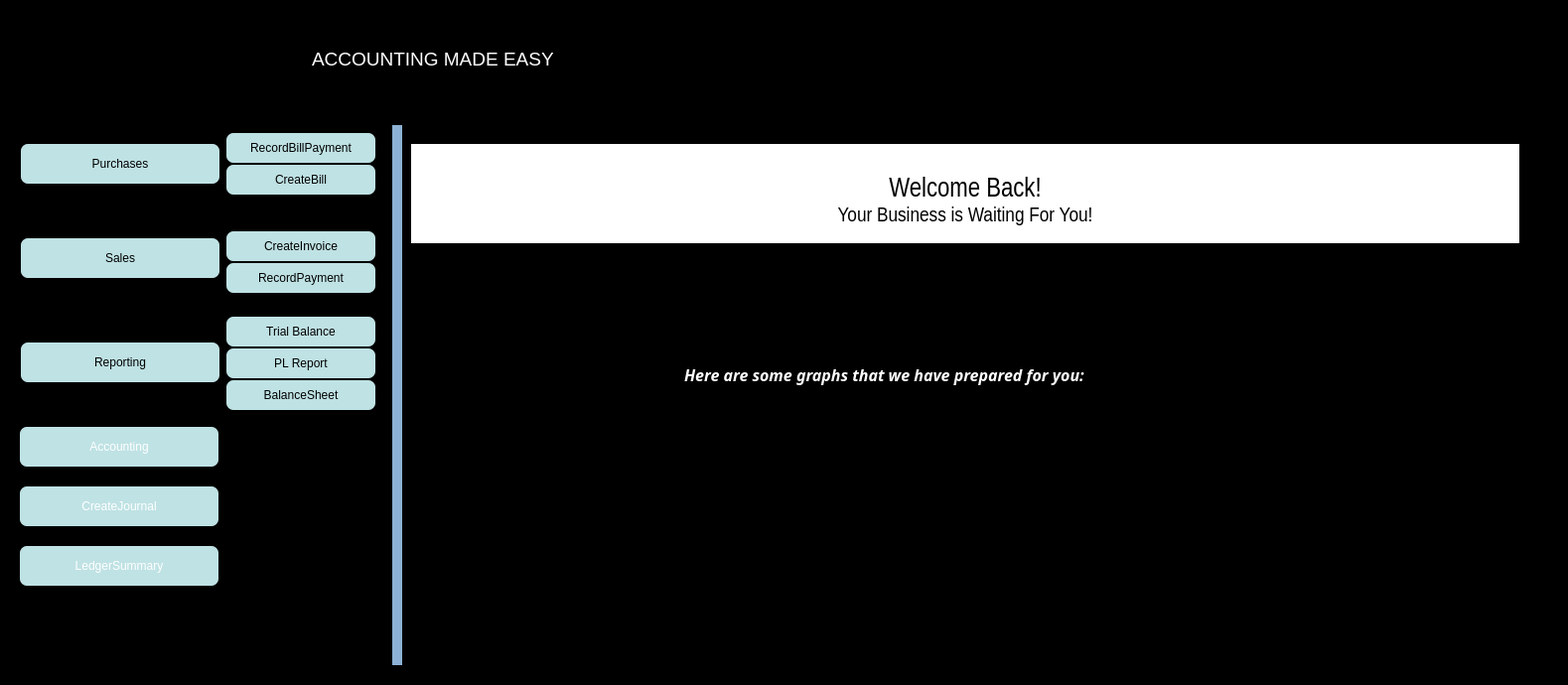
<?xml version="1.0" encoding="UTF-8"?>
<ui version="4.0">
 <class>MainWindow</class>
 <widget class="QMainWindow" name="MainWindow">
  <property name="geometry">
   <rect>
    <x>0</x>
    <y>0</y>
    <width>1579</width>
    <height>690</height>
   </rect>
  </property>
  <property name="windowTitle">
   <string>MainWindow</string>
  </property>
  <property name="autoFillBackground">
   <bool>false</bool>
  </property>
  <property name="styleSheet">
   <string notr="true"> background-color:black;


</string>
  </property>
  <widget class="QWidget" name="centralwidget">
   <property name="styleSheet">
    <string notr="true"/>
   </property>
   <layout class="QGridLayout" name="gridLayout_3">
    <item row="0" column="0">
     <widget class="QFrame" name="Container">
      <property name="minimumSize">
       <size>
        <width>0</width>
        <height>100</height>
       </size>
      </property>
      <property name="styleSheet">
       <string notr="true">QPushButton{
	background-color:rgb(191, 226, 228);;
	color:black;
	border-radius:7px;
}</string>
      </property>
      <property name="frameShape">
       <enum>QFrame::StyledPanel</enum>
      </property>
      <property name="frameShadow">
       <enum>QFrame::Raised</enum>
      </property>
      <layout class="QVBoxLayout" name="verticalLayout">
       <item>
        <widget class="QFrame" name="UpperLogoBar">
         <property name="minimumSize">
          <size>
           <width>0</width>
           <height>100</height>
          </size>
         </property>
         <property name="styleSheet">
          <string notr="true"/>
         </property>
         <property name="frameShape">
          <enum>QFrame::StyledPanel</enum>
         </property>
         <property name="frameShadow">
          <enum>QFrame::Raised</enum>
         </property>
         <widget class="QLabel" name="AppLogo">
          <property name="geometry">
           <rect>
            <x>10</x>
            <y>10</y>
            <width>300</width>
            <height>80</height>
           </rect>
          </property>
          <property name="minimumSize">
           <size>
            <width>300</width>
            <height>0</height>
           </size>
          </property>
          <property name="maximumSize">
           <size>
            <width>300</width>
            <height>16777215</height>
           </size>
          </property>
          <property name="text">
           <string/>
          </property>
          <property name="pixmap">
           <pixmap resource="Resources.qrc">:/images/AppLogo.png</pixmap>
          </property>
         </widget>
         <widget class="QTextEdit" name="Motto">
          <property name="geometry">
           <rect>
            <x>290</x>
            <y>10</y>
            <width>914</width>
            <height>80</height>
           </rect>
          </property>
          <property name="cursor" stdset="0">
           <cursorShape>IBeamCursor</cursorShape>
          </property>
          <property name="styleSheet">
           <string notr="true">margin-bottom:3px;
color:white;</string>
          </property>
          <property name="readOnly">
           <bool>true</bool>
          </property>
          <property name="html">
           <string>&lt;!DOCTYPE HTML PUBLIC &quot;-//W3C//DTD HTML 4.0//EN&quot; &quot;http://www.w3.org/TR/REC-html40/strict.dtd&quot;&gt;
&lt;html&gt;&lt;head&gt;&lt;meta name=&quot;qrichtext&quot; content=&quot;1&quot; /&gt;&lt;meta charset=&quot;utf-8&quot; /&gt;&lt;style type=&quot;text/css&quot;&gt;
p, li { white-space: pre-wrap; }
hr { height: 1px; border-width: 0; }
li.unchecked::marker { content: &quot;\2610&quot;; }
li.checked::marker { content: &quot;\2612&quot;; }
&lt;/style&gt;&lt;/head&gt;&lt;body style=&quot; font-family:'Sans Serif'; font-size:9pt; font-weight:400; font-style:normal;&quot;&gt;
&lt;p style=&quot;-qt-paragraph-type:empty; margin-top:0px; margin-bottom:0px; margin-left:0px; margin-right:0px; -qt-block-indent:0; text-indent:0px;&quot;&gt;&lt;br /&gt;&lt;/p&gt;
&lt;p style=&quot; margin-top:0px; margin-bottom:0px; margin-left:0px; margin-right:0px; -qt-block-indent:0; text-indent:0px;&quot;&gt;&lt;span style=&quot; font-size:14pt;&quot;&gt;ACCOUNTING MADE EASY&lt;/span&gt;&lt;/p&gt;&lt;/body&gt;&lt;/html&gt;</string>
          </property>
         </widget>
        </widget>
       </item>
       <item>
        <widget class="QFrame" name="Window">
         <property name="minimumSize">
          <size>
           <width>1000</width>
           <height>0</height>
          </size>
         </property>
         <property name="styleSheet">
          <string notr="true">
border-color:rgb(103, 163, 202);
border-color:rgb(189, 219, 240);;
color:white;
</string>
         </property>
         <property name="frameShape">
          <enum>QFrame::StyledPanel</enum>
         </property>
         <property name="frameShadow">
          <enum>QFrame::Raised</enum>
         </property>
         <layout class="QHBoxLayout" name="horizontalLayout_3">
          <property name="spacing">
           <number>0</number>
          </property>
          <property name="leftMargin">
           <number>0</number>
          </property>
          <property name="topMargin">
           <number>0</number>
          </property>
          <property name="rightMargin">
           <number>0</number>
          </property>
          <property name="bottomMargin">
           <number>0</number>
          </property>
          <item>
           <widget class="QWidget" name="Navbar" native="true">
            <property name="enabled">
             <bool>true</bool>
            </property>
            <property name="sizePolicy">
             <sizepolicy hsizetype="Preferred" vsizetype="Fixed">
              <horstretch>0</horstretch>
              <verstretch>30</verstretch>
             </sizepolicy>
            </property>
            <property name="minimumSize">
             <size>
              <width>375</width>
              <height>0</height>
             </size>
            </property>
            <property name="maximumSize">
             <size>
              <width>200</width>
              <height>16777215</height>
             </size>
            </property>
            <property name="layoutDirection">
             <enum>Qt::LeftToRight</enum>
            </property>
            <property name="styleSheet">
             <string notr="true">
color:black;
QPushButton{
	background-color:rgb(191, 226, 228);;
	color:black;
	border-radius:7px;
}

</string>
            </property>
            <layout class="QVBoxLayout" name="verticalLayout_4">
             <property name="spacing">
              <number>20</number>
             </property>
             <property name="leftMargin">
              <number>0</number>
             </property>
             <property name="topMargin">
              <number>0</number>
             </property>
             <property name="rightMargin">
              <number>0</number>
             </property>
             <property name="bottomMargin">
              <number>75</number>
             </property>
             <item>
              <widget class="QFrame" name="BillOptions">
               <property name="minimumSize">
                <size>
                 <width>150</width>
                 <height>60</height>
                </size>
               </property>
               <property name="maximumSize">
                <size>
                 <width>16777215</width>
                 <height>90</height>
                </size>
               </property>
               <property name="styleSheet">
                <string notr="true">color:black</string>
               </property>
               <property name="frameShape">
                <enum>QFrame::StyledPanel</enum>
               </property>
               <property name="frameShadow">
                <enum>QFrame::Raised</enum>
               </property>
               <layout class="QHBoxLayout" name="horizontalLayout_2">
                <property name="leftMargin">
                 <number>0</number>
                </property>
                <property name="topMargin">
                 <number>0</number>
                </property>
                <property name="rightMargin">
                 <number>0</number>
                </property>
                <property name="bottomMargin">
                 <number>0</number>
                </property>
                <item alignment="Qt::AlignLeft">
                 <widget class="QPushButton" name="Purchase">
                  <property name="minimumSize">
                   <size>
                    <width>200</width>
                    <height>30</height>
                   </size>
                  </property>
                  <property name="maximumSize">
                   <size>
                    <width>200</width>
                    <height>40</height>
                   </size>
                  </property>
                  <property name="cursor">
                   <cursorShape>PointingHandCursor</cursorShape>
                  </property>
                  <property name="styleSheet">
                   <string notr="true"/>
                  </property>
                  <property name="text">
                   <string>Purchases</string>
                  </property>
                 </widget>
                </item>
                <item>
                 <widget class="QFrame" name="BillOptionsFrame">
                  <property name="minimumSize">
                   <size>
                    <width>0</width>
                    <height>70</height>
                   </size>
                  </property>
                  <property name="styleSheet">
                   <string notr="true"/>
                  </property>
                  <property name="frameShape">
                   <enum>QFrame::StyledPanel</enum>
                  </property>
                  <property name="frameShadow">
                   <enum>QFrame::Raised</enum>
                  </property>
                  <layout class="QVBoxLayout" name="verticalLayout_3">
                   <property name="spacing">
                    <number>0</number>
                   </property>
                   <property name="leftMargin">
                    <number>0</number>
                   </property>
                   <property name="topMargin">
                    <number>0</number>
                   </property>
                   <property name="rightMargin">
                    <number>0</number>
                   </property>
                   <property name="bottomMargin">
                    <number>0</number>
                   </property>
                   <item>
                    <widget class="QPushButton" name="RecordBillPayment">
                     <property name="minimumSize">
                      <size>
                       <width>150</width>
                       <height>30</height>
                      </size>
                     </property>
                     <property name="maximumSize">
                      <size>
                       <width>150</width>
                       <height>30</height>
                      </size>
                     </property>
                     <property name="text">
                      <string>RecordBillPayment</string>
                     </property>
                    </widget>
                   </item>
                   <item>
                    <widget class="QPushButton" name="CreateBill">
                     <property name="minimumSize">
                      <size>
                       <width>150</width>
                       <height>30</height>
                      </size>
                     </property>
                     <property name="maximumSize">
                      <size>
                       <width>150</width>
                       <height>30</height>
                      </size>
                     </property>
                     <property name="text">
                      <string>CreateBill</string>
                     </property>
                    </widget>
                   </item>
                  </layout>
                 </widget>
                </item>
               </layout>
              </widget>
             </item>
             <item>
              <widget class="QFrame" name="SalesOptions">
               <property name="minimumSize">
                <size>
                 <width>300</width>
                 <height>70</height>
                </size>
               </property>
               <property name="maximumSize">
                <size>
                 <width>400</width>
                 <height>60</height>
                </size>
               </property>
               <property name="styleSheet">
                <string notr="true">color:black</string>
               </property>
               <property name="frameShape">
                <enum>QFrame::StyledPanel</enum>
               </property>
               <property name="frameShadow">
                <enum>QFrame::Raised</enum>
               </property>
               <layout class="QHBoxLayout" name="horizontalLayout">
                <property name="spacing">
                 <number>6</number>
                </property>
                <property name="leftMargin">
                 <number>0</number>
                </property>
                <property name="topMargin">
                 <number>0</number>
                </property>
                <property name="rightMargin">
                 <number>0</number>
                </property>
                <property name="bottomMargin">
                 <number>0</number>
                </property>
                <item alignment="Qt::AlignLeft|Qt::AlignVCenter">
                 <widget class="QPushButton" name="Sales">
                  <property name="minimumSize">
                   <size>
                    <width>200</width>
                    <height>40</height>
                   </size>
                  </property>
                  <property name="maximumSize">
                   <size>
                    <width>200</width>
                    <height>16777215</height>
                   </size>
                  </property>
                  <property name="cursor">
                   <cursorShape>PointingHandCursor</cursorShape>
                  </property>
                  <property name="styleSheet">
                   <string notr="true"/>
                  </property>
                  <property name="text">
                   <string>Sales</string>
                  </property>
                 </widget>
                </item>
                <item>
                 <widget class="QFrame" name="InvoiceOptionsFrame">
                  <property name="minimumSize">
                   <size>
                    <width>0</width>
                    <height>70</height>
                   </size>
                  </property>
                  <property name="maximumSize">
                   <size>
                    <width>16777215</width>
                    <height>60</height>
                   </size>
                  </property>
                  <property name="styleSheet">
                   <string notr="true"/>
                  </property>
                  <property name="frameShape">
                   <enum>QFrame::StyledPanel</enum>
                  </property>
                  <property name="frameShadow">
                   <enum>QFrame::Raised</enum>
                  </property>
                  <layout class="QVBoxLayout" name="verticalLayout_2">
                   <property name="spacing">
                    <number>0</number>
                   </property>
                   <property name="leftMargin">
                    <number>0</number>
                   </property>
                   <property name="topMargin">
                    <number>0</number>
                   </property>
                   <property name="rightMargin">
                    <number>0</number>
                   </property>
                   <property name="bottomMargin">
                    <number>0</number>
                   </property>
                   <item>
                    <widget class="QPushButton" name="CreateInvoice">
                     <property name="minimumSize">
                      <size>
                       <width>150</width>
                       <height>30</height>
                      </size>
                     </property>
                     <property name="maximumSize">
                      <size>
                       <width>150</width>
                       <height>30</height>
                      </size>
                     </property>
                     <property name="text">
                      <string>CreateInvoice</string>
                     </property>
                    </widget>
                   </item>
                   <item>
                    <widget class="QPushButton" name="RecordPayment">
                     <property name="minimumSize">
                      <size>
                       <width>150</width>
                       <height>30</height>
                      </size>
                     </property>
                     <property name="maximumSize">
                      <size>
                       <width>150</width>
                       <height>30</height>
                      </size>
                     </property>
                     <property name="text">
                      <string>RecordPayment</string>
                     </property>
                    </widget>
                   </item>
                  </layout>
                 </widget>
                </item>
               </layout>
              </widget>
             </item>
             <item>
              <widget class="QFrame" name="ReportingOptions">
               <property name="minimumSize">
                <size>
                 <width>300</width>
                 <height>100</height>
                </size>
               </property>
               <property name="maximumSize">
                <size>
                 <width>400</width>
                 <height>90</height>
                </size>
               </property>
               <property name="styleSheet">
                <string notr="true">color:black</string>
               </property>
               <property name="frameShape">
                <enum>QFrame::StyledPanel</enum>
               </property>
               <property name="frameShadow">
                <enum>QFrame::Raised</enum>
               </property>
               <layout class="QHBoxLayout" name="horizontalLayout_4">
                <property name="spacing">
                 <number>6</number>
                </property>
                <property name="leftMargin">
                 <number>0</number>
                </property>
                <property name="topMargin">
                 <number>0</number>
                </property>
                <property name="rightMargin">
                 <number>0</number>
                </property>
                <property name="bottomMargin">
                 <number>0</number>
                </property>
                <item alignment="Qt::AlignLeft">
                 <widget class="QPushButton" name="Reporting">
                  <property name="minimumSize">
                   <size>
                    <width>200</width>
                    <height>40</height>
                   </size>
                  </property>
                  <property name="maximumSize">
                   <size>
                    <width>200</width>
                    <height>16777215</height>
                   </size>
                  </property>
                  <property name="cursor">
                   <cursorShape>PointingHandCursor</cursorShape>
                  </property>
                  <property name="styleSheet">
                   <string notr="true"/>
                  </property>
                  <property name="text">
                   <string>Reporting</string>
                  </property>
                 </widget>
                </item>
                <item>
                 <widget class="QFrame" name="ReportingOptionsFrame">
                  <property name="minimumSize">
                   <size>
                    <width>0</width>
                    <height>100</height>
                   </size>
                  </property>
                  <property name="maximumSize">
                   <size>
                    <width>16777215</width>
                    <height>100</height>
                   </size>
                  </property>
                  <property name="styleSheet">
                   <string notr="true"/>
                  </property>
                  <property name="frameShape">
                   <enum>QFrame::StyledPanel</enum>
                  </property>
                  <property name="frameShadow">
                   <enum>QFrame::Raised</enum>
                  </property>
                  <layout class="QVBoxLayout" name="verticalLayout_5">
                   <property name="spacing">
                    <number>0</number>
                   </property>
                   <property name="leftMargin">
                    <number>0</number>
                   </property>
                   <property name="topMargin">
                    <number>0</number>
                   </property>
                   <property name="rightMargin">
                    <number>0</number>
                   </property>
                   <property name="bottomMargin">
                    <number>0</number>
                   </property>
                   <item>
                    <widget class="QPushButton" name="TrialBalance">
                     <property name="minimumSize">
                      <size>
                       <width>150</width>
                       <height>30</height>
                      </size>
                     </property>
                     <property name="maximumSize">
                      <size>
                       <width>150</width>
                       <height>30</height>
                      </size>
                     </property>
                     <property name="text">
                      <string>Trial Balance</string>
                     </property>
                    </widget>
                   </item>
                   <item>
                    <widget class="QPushButton" name="PLReport">
                     <property name="minimumSize">
                      <size>
                       <width>150</width>
                       <height>30</height>
                      </size>
                     </property>
                     <property name="maximumSize">
                      <size>
                       <width>150</width>
                       <height>30</height>
                      </size>
                     </property>
                     <property name="text">
                      <string>PL Report</string>
                     </property>
                    </widget>
                   </item>
                   <item>
                    <widget class="QPushButton" name="BalanceSheet">
                     <property name="minimumSize">
                      <size>
                       <width>150</width>
                       <height>30</height>
                      </size>
                     </property>
                     <property name="maximumSize">
                      <size>
                       <width>150</width>
                       <height>16777215</height>
                      </size>
                     </property>
                     <property name="text">
                      <string>BalanceSheet</string>
                     </property>
                    </widget>
                   </item>
                  </layout>
                 </widget>
                </item>
               </layout>
              </widget>
             </item>
             <item>
              <widget class="QPushButton" name="Accounting">
               <property name="minimumSize">
                <size>
                 <width>200</width>
                 <height>40</height>
                </size>
               </property>
               <property name="maximumSize">
                <size>
                 <width>200</width>
                 <height>16777215</height>
                </size>
               </property>
               <property name="cursor">
                <cursorShape>PointingHandCursor</cursorShape>
               </property>
               <property name="styleSheet">
                <string notr="true"/>
               </property>
               <property name="text">
                <string>Accounting</string>
               </property>
              </widget>
             </item>
             <item>
              <widget class="QPushButton" name="pushButton">
               <property name="minimumSize">
                <size>
                 <width>200</width>
                 <height>40</height>
                </size>
               </property>
               <property name="maximumSize">
                <size>
                 <width>200</width>
                 <height>16777215</height>
                </size>
               </property>
               <property name="text">
                <string>CreateJournal</string>
               </property>
              </widget>
             </item>
             <item>
              <widget class="QPushButton" name="pushButton_2">
               <property name="minimumSize">
                <size>
                 <width>200</width>
                 <height>40</height>
                </size>
               </property>
               <property name="maximumSize">
                <size>
                 <width>200</width>
                 <height>16777215</height>
                </size>
               </property>
               <property name="text">
                <string>LedgerSummary</string>
               </property>
              </widget>
             </item>
            </layout>
           </widget>
          </item>
          <item>
           <widget class="QWidget" name="Border" native="true">
            <property name="minimumSize">
             <size>
              <width>10</width>
              <height>0</height>
             </size>
            </property>
            <property name="styleSheet">
             <string notr="true">background-color:#8db1d4;</string>
            </property>
           </widget>
          </item>
          <item>
           <widget class="QScrollArea" name="Background">
            <property name="sizePolicy">
             <sizepolicy hsizetype="Maximum" vsizetype="Expanding">
              <horstretch>30</horstretch>
              <verstretch>0</verstretch>
             </sizepolicy>
            </property>
            <property name="minimumSize">
             <size>
              <width>1000</width>
              <height>0</height>
             </size>
            </property>
            <property name="maximumSize">
             <size>
              <width>2000</width>
              <height>16777215</height>
             </size>
            </property>
            <property name="cursor" stdset="0">
             <cursorShape>ArrowCursor</cursorShape>
            </property>
            <property name="styleSheet">
             <string notr="true">
	border:none;
 padding-top:10px;

</string>
            </property>
            <property name="widgetResizable">
             <bool>true</bool>
            </property>
            <widget class="QWidget" name="scrollAreaWidgetContents_2">
             <property name="geometry">
              <rect>
               <x>0</x>
               <y>0</y>
               <width>1134</width>
               <height>524</height>
              </rect>
             </property>
             <property name="sizePolicy">
              <sizepolicy hsizetype="Preferred" vsizetype="Preferred">
               <horstretch>30</horstretch>
               <verstretch>0</verstretch>
              </sizepolicy>
             </property>
             <layout class="QVBoxLayout" name="verticalLayout_6">
              <item>
               <widget class="QFrame" name="frame_2">
                <property name="maximumSize">
                 <size>
                  <width>2000</width>
                  <height>100</height>
                 </size>
                </property>
                <property name="styleSheet">
                 <string notr="true">background-color: rgb(255, 255, 255)</string>
                </property>
                <property name="frameShape">
                 <enum>QFrame::StyledPanel</enum>
                </property>
                <property name="frameShadow">
                 <enum>QFrame::Raised</enum>
                </property>
                <layout class="QGridLayout" name="gridLayout_4">
                 <item row="1" column="0">
                  <widget class="QTextEdit" name="WelcomeMessage">
                   <property name="minimumSize">
                    <size>
                     <width>0</width>
                     <height>100</height>
                    </size>
                   </property>
                   <property name="maximumSize">
                    <size>
                     <width>400</width>
                     <height>80</height>
                    </size>
                   </property>
                   <property name="font">
                    <font>
                     <family>Arial Narrow</family>
                     <pointsize>15</pointsize>
                    </font>
                   </property>
                   <property name="styleSheet">
                    <string notr="true">color:black;</string>
                   </property>
                   <property name="readOnly">
                    <bool>true</bool>
                   </property>
                   <property name="html">
                    <string>&lt;!DOCTYPE HTML PUBLIC &quot;-//W3C//DTD HTML 4.0//EN&quot; &quot;http://www.w3.org/TR/REC-html40/strict.dtd&quot;&gt;
&lt;html&gt;&lt;head&gt;&lt;meta name=&quot;qrichtext&quot; content=&quot;1&quot; /&gt;&lt;meta charset=&quot;utf-8&quot; /&gt;&lt;style type=&quot;text/css&quot;&gt;
p, li { white-space: pre-wrap; }
hr { height: 1px; border-width: 0; }
li.unchecked::marker { content: &quot;\2610&quot;; }
li.checked::marker { content: &quot;\2612&quot;; }
&lt;/style&gt;&lt;/head&gt;&lt;body style=&quot; font-family:'Arial Narrow'; font-size:15pt; font-weight:400; font-style:normal;&quot;&gt;
&lt;p align=&quot;center&quot; style=&quot; margin-top:0px; margin-bottom:0px; margin-left:0px; margin-right:0px; -qt-block-indent:0; text-indent:0px;&quot;&gt;&lt;span style=&quot; font-family:'Sans Serif'; font-size:20pt;&quot;&gt;Welcome Back!&lt;/span&gt;&lt;/p&gt;
&lt;p align=&quot;center&quot; style=&quot; margin-top:0px; margin-bottom:0px; margin-left:0px; margin-right:0px; -qt-block-indent:0; text-indent:0px;&quot;&gt;&lt;span style=&quot; font-family:'Sans Serif'; font-size:16pt;&quot;&gt;Your Business is Waiting For You!&lt;/span&gt;&lt;/p&gt;&lt;/body&gt;&lt;/html&gt;</string>
                   </property>
                  </widget>
                 </item>
                </layout>
               </widget>
              </item>
              <item>
               <widget class="QPushButton" name="NavButton">
                <property name="minimumSize">
                 <size>
                  <width>50</width>
                  <height>60</height>
                 </size>
                </property>
                <property name="maximumSize">
                 <size>
                  <width>50</width>
                  <height>60</height>
                 </size>
                </property>
                <property name="cursor">
                 <cursorShape>PointingHandCursor</cursorShape>
                </property>
                <property name="autoFillBackground">
                 <bool>false</bool>
                </property>
                <property name="styleSheet">
                 <string notr="true">background-color:black;</string>
                </property>
                <property name="text">
                 <string/>
                </property>
                <property name="icon">
                 <iconset theme="battery">
                  <activeon>:/images/NavbarLogo1.png</activeon>
                 </iconset>
                </property>
                <property name="iconSize">
                 <size>
                  <width>70</width>
                  <height>60</height>
                 </size>
                </property>
               </widget>
              </item>
              <item>
               <widget class="QFrame" name="frame_3">
                <property name="maximumSize">
                 <size>
                  <width>2000</width>
                  <height>100</height>
                 </size>
                </property>
                <property name="styleSheet">
                 <string notr="true"/>
                </property>
                <property name="frameShape">
                 <enum>QFrame::StyledPanel</enum>
                </property>
                <property name="frameShadow">
                 <enum>QFrame::Raised</enum>
                </property>
                <layout class="QGridLayout" name="gridLayout_5">
                 <item row="0" column="0">
                  <widget class="QLineEdit" name="ContextOfGraph">
                   <property name="minimumSize">
                    <size>
                     <width>600</width>
                     <height>40</height>
                    </size>
                   </property>
                   <property name="maximumSize">
                    <size>
                     <width>600</width>
                     <height>40</height>
                    </size>
                   </property>
                   <property name="font">
                    <font>
                     <family>Sitka Heading</family>
                     <pointsize>12</pointsize>
                     <italic>true</italic>
                     <bold>true</bold>
                    </font>
                   </property>
                   <property name="styleSheet">
                    <string notr="true">padding-left:15px;

font: 700 italic 12pt &quot;Sitka Heading&quot;;</string>
                   </property>
                   <property name="text">
                    <string>Here are some graphs that we have prepared for you:</string>
                   </property>
                   <property name="readOnly">
                    <bool>true</bool>
                   </property>
                  </widget>
                 </item>
                </layout>
               </widget>
              </item>
              <item>
               <widget class="QFrame" name="frame">
                <property name="maximumSize">
                 <size>
                  <width>2000</width>
                  <height>500</height>
                 </size>
                </property>
                <property name="styleSheet">
                 <string notr="true">background-color: rgb 54,15,1;
</string>
                </property>
                <property name="frameShape">
                 <enum>QFrame::StyledPanel</enum>
                </property>
                <property name="frameShadow">
                 <enum>QFrame::Raised</enum>
                </property>
                <layout class="QGridLayout" name="gridLayout_6">
                 <item row="0" column="0">
                  <layout class="QHBoxLayout" name="SecondGraph"/>
                 </item>
                 <item row="0" column="1">
                  <layout class="QHBoxLayout" name="FirstGraph"/>
                 </item>
                </layout>
               </widget>
              </item>
             </layout>
            </widget>
           </widget>
          </item>
         </layout>
        </widget>
       </item>
      </layout>
     </widget>
    </item>
   </layout>
  </widget>
 </widget>
 <resources>
  <include location="Resources.qrc"/>
 </resources>
 <connections/>
</ui>
